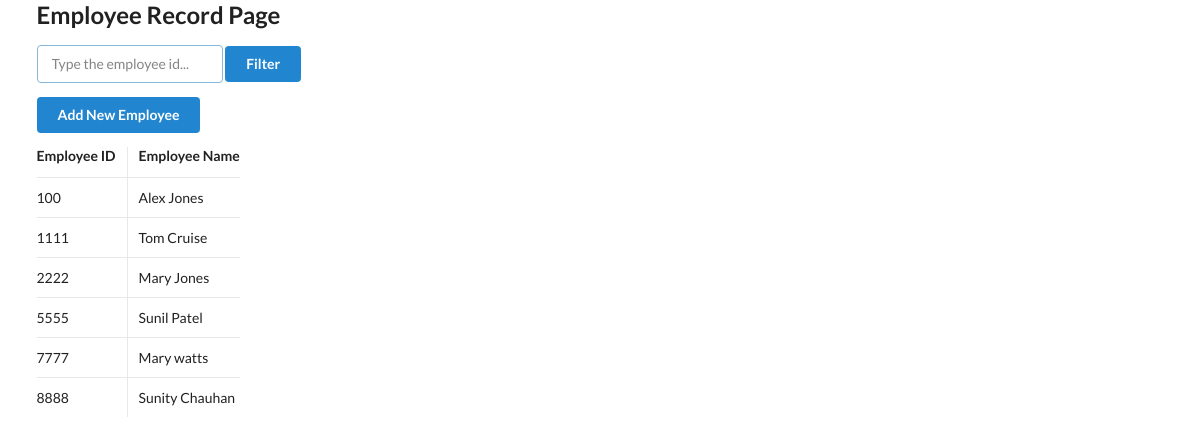
The page /employees_page on the database its author committed.
### models.py (models this page shows)
class Employee(Base):
    __tablename__ = "employee"
    id = Column(Integer, primary_key=True, index=True)
    employee_id = Column(Integer, index=True)
    employee_name = Column(String, index=True)

### main.py (the view)
@app.get("/employees_page")
async def employees_page(request: Request, employee_id=None, db: Session = Depends(fetch_db)):
    employees = db.query(Employee)
    if employee_id:
        employees = employees.filter(Employee.employee_id == employee_id)
    return templates.TemplateResponse("employee.html", {
        "request": request,
        "employees": employees
    })

### templates/employee.html (shortened to what this page needs)
{% extends "layout.html" %}
{% block content %}
<form>
<div class="ui input focus">
    <input name="employee_id" type="text" placeholder="Type the employee id...">
</div>
<button type="submit" class="ui primary button">Filter</button>
</form>
<div>
    <button id="add_new_employee" class="ui primary button">
        Add New Employee
    </button>
</div>
<table class="ui very basic collapsing celled table">
    <thead>
      <tr>
        <th>Employee ID</th>
        <th>Employee Name</th>
    </tr></thead>
    <tbody>
        {% for employee in employees %}
      <tr>
        <td>{{ employee.employee_id }}</td>
        <td>{{ employee.employee_name }}</td>
      </tr>
        {% endfor %}
    </tbody>
  </table>
{% endblock %}

### templates/layout.html (shortened to what this page needs)
<html>
    <head>
        <link rel="stylesheet" href="https://cdn.jsdelivr.net/npm/semantic-ui@2.4.2/dist/semantic.min.css">
    </head>
    <body>
        <div class="ui container">
            <h2>Employee Record Page</h2>
            {% block content %}
            {% endblock %}
        </div>
    </body>
</html>

### rows shown on the page
Employee: employee_id "100", employee_name "Alex Jones"
Employee: employee_id "1111", employee_name "Tom Cruise"
Employee: employee_id "2222", employee_name "Mary Jones"
Employee: employee_id "5555", employee_name "Sunil Patel"
Employee: employee_id "7777", employee_name "Mary watts"
Employee: employee_id "8888", employee_name "Sunity Chauhan"
